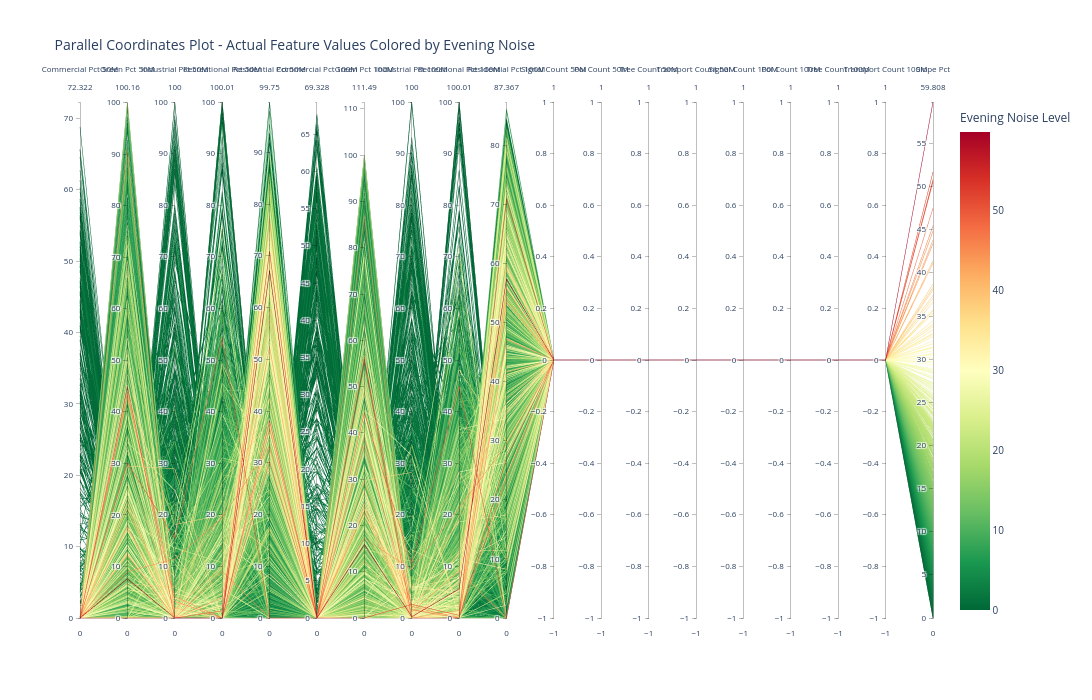

Notebook source saved alongside this figure:
### Markdown cell above
## Parallel Coordinates - Evening Noise

### Code cell
# Create parallel coordinates plot for evening noise
fig_evening = px.parallel_coordinates(
    dataset,
    dimensions=[col for col in numeric_cols],
    color='noise_evening' if 'noise_evening' in numeric_cols else numeric_cols[-1],
    color_continuous_scale='RdYlGn_r',
    labels={col: col.replace('_', ' ').title() for col in numeric_cols},
    title='Parallel Coordinates Plot - Actual Feature Values Colored by Evening Noise',
    height=700,
    width=1400
)

fig_evening.update_layout(
    font=dict(size=10),
    coloraxis_colorbar=dict(title="Evening Noise Level")
)

fig_evening.show()

### Figure 1 — Plotly figure (JSON) as saved in the notebook; plotly's stock layout.template omitted (floating-point values rounded to 4 significant figures; data arrays with more than 128 entries replaced by an {"elided": "..."} marker saying what was removed)
{"data": [{"dimensions": [{"label": "Commercial Pct 50M", "values": {"elided": "15115 float values"}}, {"label": "Green Pct 50M", "values": {"elided": "15115 float values"}}, {"label": "Industrial Pct 50M", "values": {"elided": "15115 float values"}}, {"label": "Recreational Pct 50M", "values": {"elided": "15115 float values"}}, {"label": "Residential Pct 50M", "values": {"elided": "15115 float values"}}, {"label": "Commercial Pct 100M", "values": {"elided": "15115 float values"}}, {"label": "Green Pct 100M", "values": {"elided": "15115 float values"}}, {"label": "Industrial Pct 100M", "values": {"elided": "15115 float values"}}, {"label": "Recreational Pct 100M", "values": {"elided": "15115 float values"}}, {"label": "Residential Pct 100M", "values": {"elided": "15115 float values"}}, {"label": "Signal Count 50M", "values": {"elided": "15115 float values"}}, {"label": "Poi Count 50M", "values": {"elided": "15115 float values"}}, {"label": "Tree Count 50M", "values": {"elided": "15115 float values"}}, {"label": "Transport Count 50M", "values": {"elided": "15115 float values"}}, {"label": "Signal Count 100M", "values": {"elided": "15115 float values"}}, {"label": "Poi Count 100M", "values": {"elided": "15115 float values"}}, {"label": "Tree Count 100M", "values": {"elided": "15115 float values"}}, {"label": "Transport Count 100M", "values": {"elided": "15115 float values"}}, {"label": "Slope Pct", "values": {"elided": "15115 float values"}}], "domain": {"x": [0, 1], "y": [0, 1]}, "line": {"color": {"elided": "15115 float values"}, "coloraxis": "coloraxis"}, "name": "", "type": "parcoords"}], "layout": {"coloraxis": {"colorbar": {"title": {"text": "Evening Noise Level"}}, "colorscale": [[0, "rgb(0,104,55)"], [0.1, "rgb(26,152,80)"], [0.2, "rgb(102,189,99)"], [0.3, "rgb(166,217,106)"], [0.4, "rgb(217,239,139)"], [0.5, "rgb(255,255,191)"], [0.6, "rgb(254,224,139)"], [0.7, "rgb(253,174,97)"], [0.8, "rgb(244,109,67)"], [0.9, "rgb(215,48,39)"], [1, "rgb(165,0,38)"]]}, "font": {"size": 10}, "height": 700, "legend": {"tracegroupgap": 0}, "title": {"text": "Parallel Coordinates Plot - Actual Feature Values Colored by Evening Noise"}, "width": 1400}}
